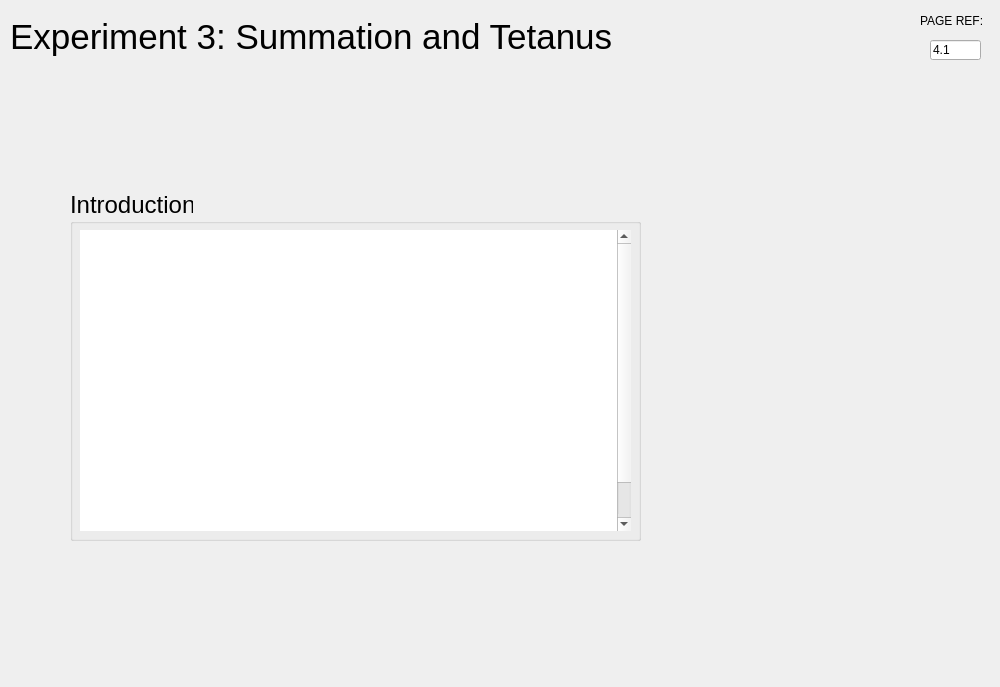
<?xml version="1.0" encoding="UTF-8"?>
<ui version="4.0">
 <class>MainWindow</class>
 <widget class="QMainWindow" name="MainWindow">
  <property name="geometry">
   <rect>
    <x>0</x>
    <y>0</y>
    <width>1000</width>
    <height>687</height>
   </rect>
  </property>
  <property name="windowTitle">
   <string>MainWindow</string>
  </property>
  <widget class="QWidget" name="centralwidget">
   <widget class="QLabel" name="label">
    <property name="geometry">
     <rect>
      <x>670</x>
      <y>190</y>
      <width>311</width>
      <height>371</height>
     </rect>
    </property>
    <property name="text">
     <string/>
    </property>
    <property name="pixmap">
     <pixmap>../img/exp3/IM1exp3.png</pixmap>
    </property>
    <property name="scaledContents">
     <bool>true</bool>
    </property>
   </widget>
   <widget class="QPushButton" name="pushButtonBack">
    <property name="geometry">
     <rect>
      <x>13</x>
      <y>723</y>
      <width>75</width>
      <height>23</height>
     </rect>
    </property>
    <property name="sizePolicy">
     <sizepolicy hsizetype="Maximum" vsizetype="Fixed">
      <horstretch>0</horstretch>
      <verstretch>0</verstretch>
     </sizepolicy>
    </property>
    <property name="text">
     <string>BACK</string>
    </property>
   </widget>
   <widget class="QPushButton" name="pushButtonNext">
    <property name="geometry">
     <rect>
      <x>94</x>
      <y>723</y>
      <width>75</width>
      <height>23</height>
     </rect>
    </property>
    <property name="sizePolicy">
     <sizepolicy hsizetype="Maximum" vsizetype="Fixed">
      <horstretch>0</horstretch>
      <verstretch>0</verstretch>
     </sizepolicy>
    </property>
    <property name="text">
     <string>NEXT</string>
    </property>
   </widget>
   <widget class="QPushButton" name="pushButtonMenu">
    <property name="enabled">
     <bool>true</bool>
    </property>
    <property name="geometry">
     <rect>
      <x>917</x>
      <y>723</y>
      <width>75</width>
      <height>23</height>
     </rect>
    </property>
    <property name="sizePolicy">
     <sizepolicy hsizetype="Maximum" vsizetype="Fixed">
      <horstretch>0</horstretch>
      <verstretch>0</verstretch>
     </sizepolicy>
    </property>
    <property name="minimumSize">
     <size>
      <width>50</width>
      <height>20</height>
     </size>
    </property>
    <property name="text">
     <string>MENU</string>
    </property>
   </widget>
   <widget class="QProgressBar" name="progressBar">
    <property name="geometry">
     <rect>
      <x>175</x>
      <y>724</y>
      <width>649</width>
      <height>21</height>
     </rect>
    </property>
    <property name="sizePolicy">
     <sizepolicy hsizetype="Minimum" vsizetype="Fixed">
      <horstretch>0</horstretch>
      <verstretch>0</verstretch>
     </sizepolicy>
    </property>
    <property name="value">
     <number>1</number>
    </property>
    <property name="textVisible">
     <bool>false</bool>
    </property>
   </widget>
   <widget class="QLabel" name="labelPage">
    <property name="geometry">
     <rect>
      <x>830</x>
      <y>720</y>
      <width>81</width>
      <height>20</height>
     </rect>
    </property>
    <property name="sizePolicy">
     <sizepolicy hsizetype="Maximum" vsizetype="Preferred">
      <horstretch>0</horstretch>
      <verstretch>0</verstretch>
     </sizepolicy>
    </property>
    <property name="font">
     <font>
      <pointsize>11</pointsize>
      <weight>75</weight>
      <bold>true</bold>
     </font>
    </property>
    <property name="styleSheet">
     <string notr="true">color: rgb(255, 255, 255);</string>
    </property>
    <property name="text">
     <string>PAGE 1 / 5</string>
    </property>
   </widget>
   <widget class="QLineEdit" name="lineEdit">
    <property name="geometry">
     <rect>
      <x>930</x>
      <y>40</y>
      <width>51</width>
      <height>20</height>
     </rect>
    </property>
    <property name="sizePolicy">
     <sizepolicy hsizetype="Ignored" vsizetype="Fixed">
      <horstretch>0</horstretch>
      <verstretch>0</verstretch>
     </sizepolicy>
    </property>
    <property name="text">
     <string>4.1</string>
    </property>
    <property name="readOnly">
     <bool>true</bool>
    </property>
   </widget>
   <widget class="QLabel" name="labelPageRef">
    <property name="geometry">
     <rect>
      <x>920</x>
      <y>10</y>
      <width>71</width>
      <height>21</height>
     </rect>
    </property>
    <property name="sizePolicy">
     <sizepolicy hsizetype="Maximum" vsizetype="Preferred">
      <horstretch>0</horstretch>
      <verstretch>0</verstretch>
     </sizepolicy>
    </property>
    <property name="text">
     <string>PAGE REF:</string>
    </property>
   </widget>
   <widget class="QLabel" name="labelCurrentWindow">
    <property name="geometry">
     <rect>
      <x>10</x>
      <y>0</y>
      <width>781</width>
      <height>74</height>
     </rect>
    </property>
    <property name="font">
     <font>
      <pointsize>26</pointsize>
     </font>
    </property>
    <property name="text">
     <string>Experiment 3: Summation and Tetanus</string>
    </property>
   </widget>
   <widget class="QGroupBox" name="groupBox_2">
    <property name="geometry">
     <rect>
      <x>70</x>
      <y>190</y>
      <width>571</width>
      <height>351</height>
     </rect>
    </property>
    <property name="font">
     <font>
      <pointsize>18</pointsize>
     </font>
    </property>
    <property name="title">
     <string>Introduction</string>
    </property>
    <widget class="QTextEdit" name="textEdit">
     <property name="geometry">
      <rect>
       <x>10</x>
       <y>40</y>
       <width>551</width>
       <height>301</height>
      </rect>
     </property>
     <property name="font">
      <font>
       <pointsize>21</pointsize>
      </font>
     </property>
     <property name="frameShape">
      <enum>QFrame::NoFrame</enum>
     </property>
     <property name="html">
      <string>&lt;!DOCTYPE HTML PUBLIC &quot;-//W3C//DTD HTML 4.0//EN&quot; &quot;http://www.w3.org/TR/REC-html40/strict.dtd&quot;&gt;
&lt;html&gt;&lt;head&gt;&lt;meta name=&quot;qrichtext&quot; content=&quot;1&quot; /&gt;&lt;style type=&quot;text/css&quot;&gt;
p, li { white-space: pre-wrap; }
&lt;/style&gt;&lt;/head&gt;&lt;body style=&quot; font-family:'.AppleSystemUIFont'; font-size:21pt; font-weight:400; font-style:normal;&quot;&gt;
&lt;p align=&quot;justify&quot; style=&quot; margin-top:0px; margin-bottom:0px; margin-left:0px; margin-right:0px; -qt-block-indent:0; text-indent:0px; line-height:120%;&quot;&gt;&lt;a name=&quot;docs-internal-guid-ebcadf64-7fff-3af5-6f96-a8f26ebc45d5&quot;&gt;&lt;/a&gt;&lt;span style=&quot; font-family:'Times New Roman'; font-size:18pt; color:#ffffff; background-color:transparent;&quot;&gt;U&lt;/span&gt;&lt;span style=&quot; font-family:'Times New Roman'; font-size:18pt; color:#ffffff; background-color:transparent;&quot;&gt;p to now, you have stimulated the sciatic nerve with single shocks.&lt;/span&gt;&lt;/p&gt;
&lt;p align=&quot;justify&quot; style=&quot; margin-top:0px; margin-bottom:0px; margin-left:0px; margin-right:0px; -qt-block-indent:0; text-indent:0px; line-height:120%;&quot;&gt;&lt;span style=&quot; font-family:'Times New Roman'; font-size:18pt; color:#ffffff; background-color:transparent;&quot;&gt;In this experiment you will investigate the effects of repetitive stimulation on muscle contraction. &lt;/span&gt;&lt;/p&gt;
&lt;p align=&quot;justify&quot; style=&quot; margin-top:0px; margin-bottom:0px; margin-left:0px; margin-right:0px; -qt-block-indent:0; text-indent:0px; line-height:120%;&quot;&gt;&lt;span style=&quot; font-family:'Times New Roman'; font-size:18pt; color:#ffffff; background-color:transparent;&quot;&gt;The experiment on the next page allows you to give shocks for 2 seconds, and observe the resulting contraction. You can set the frequency to any value between 1 and 50 stimuli per second. Each stimulus will be supramaximal, of 4 Volts, and 0.5 msec duration.&lt;/span&gt;&lt;/p&gt;&lt;/body&gt;&lt;/html&gt;</string>
     </property>
    </widget>
   </widget>
  </widget>
 </widget>
 <resources>
  <include location="../resources.qrc"/>
 </resources>
 <connections/>
</ui>
